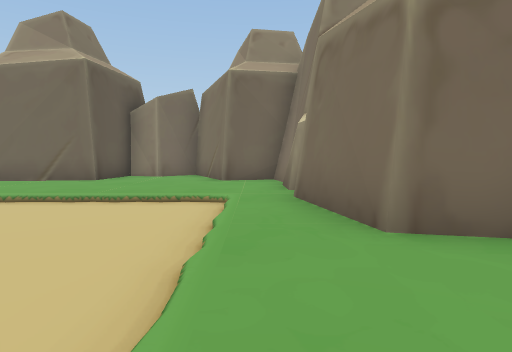
View 1 (above)

19 first-person views from a walk through a 3-D level made in the Unity game engine. The camera is 1.4 m above the floor, tilts 4° down and sees 75° across. The floor is counted in squares, 2 m on a side. Each view is taken from the middle of a square. On the plan, view 1 faces up. The plan holds only what a view shows up to about 10 squares ahead; the rest is blank. The place goes on beyond the plan. The player character is not drawn.

View 2
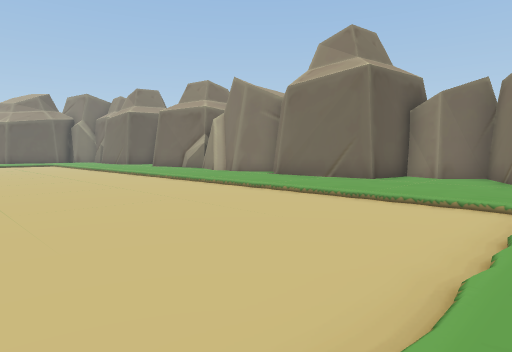

View 3
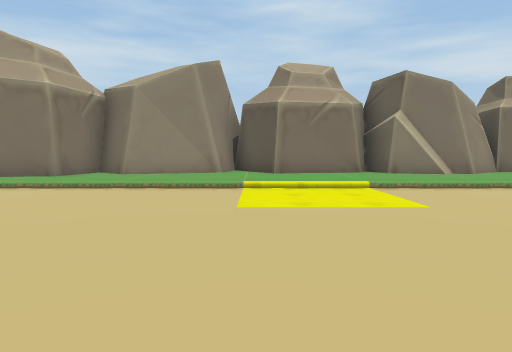

View 4
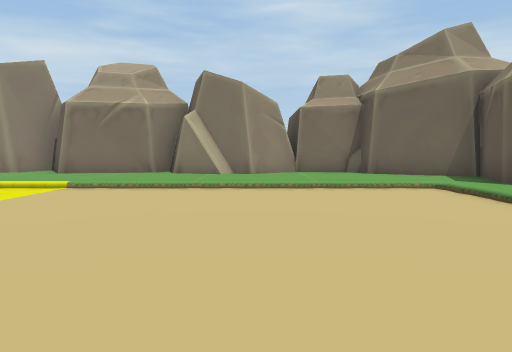

View 5
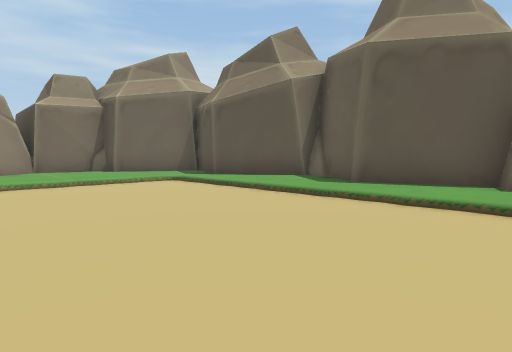

View 6
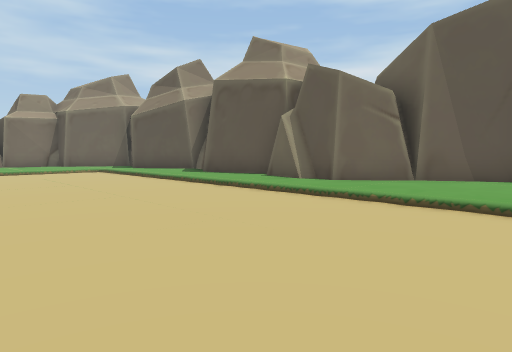

View 7
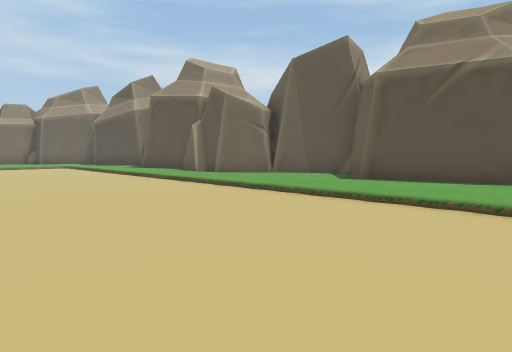

View 8
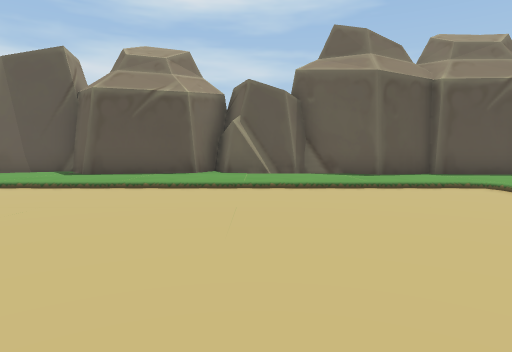

View 9
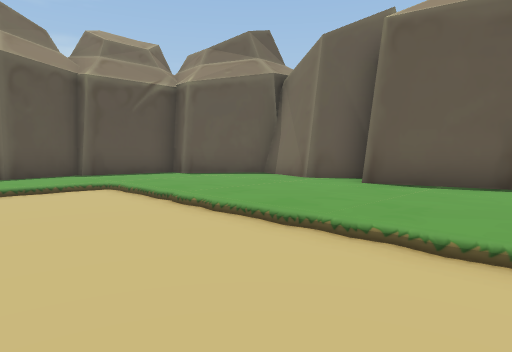

View 10
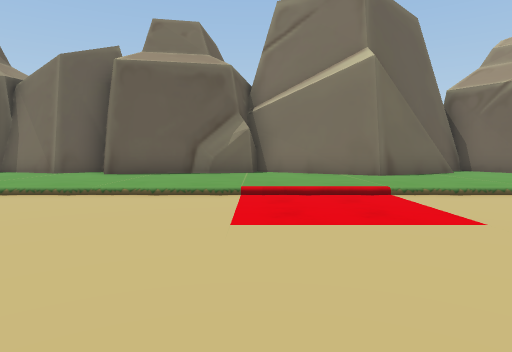

View 11
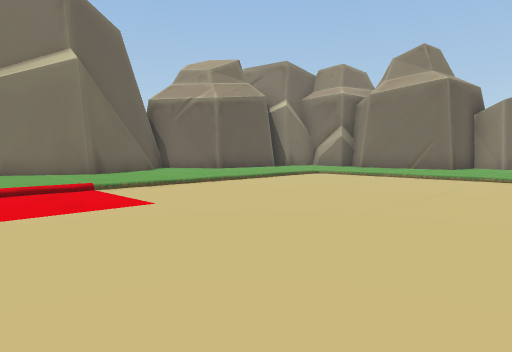

View 12
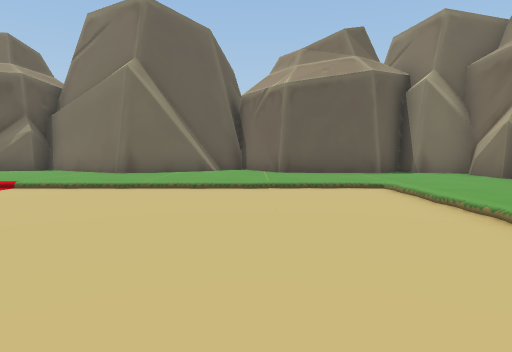

View 13
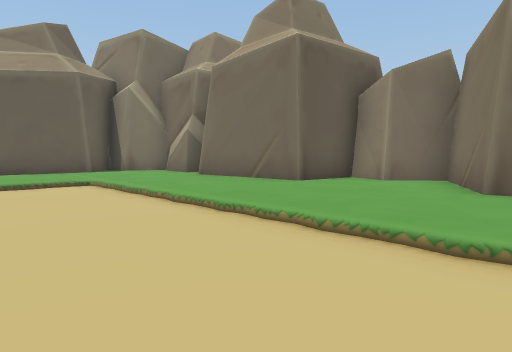

View 14
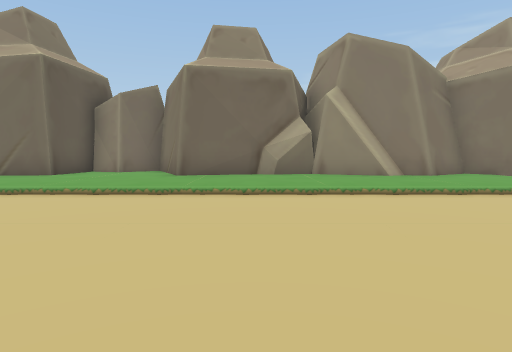

View 15
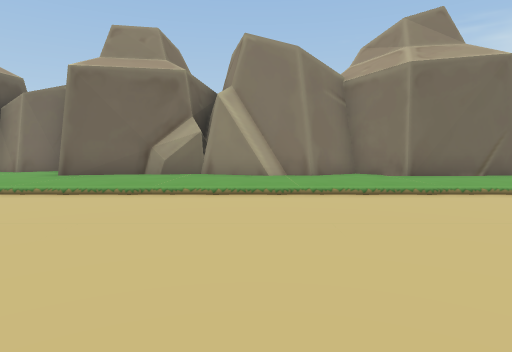

View 16
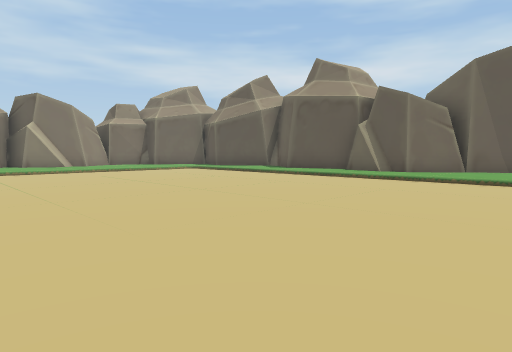

View 17
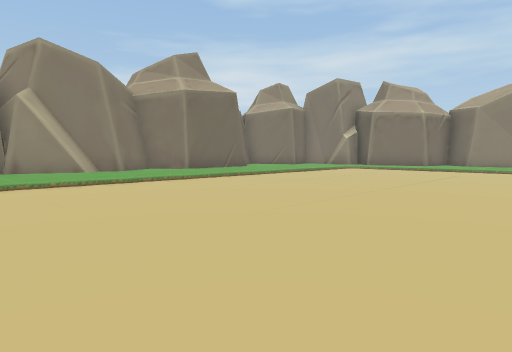

View 18
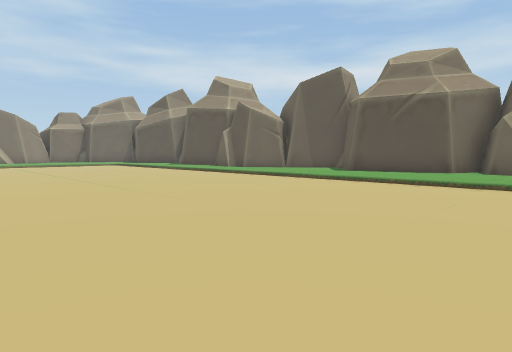

View 19
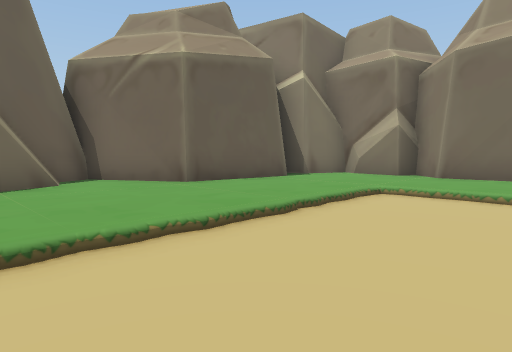

### Floor plan
Key: @ floor where view 1 was taken; # wall or solid block; . main floor; : floor 0.25 m higher than the main floor; O other object.
Columns run from 28 left of view 1 to 5 right of it. Each row starts with its distance up from view 1.
 11          ####            ###
 10         ###:#           ##:#
  9   #######:::#############::###
  8   #::::::::::::::::::::::::::#
  7   #::::::::::::::::::::::::::#
  6   #:::::::::::::::::::::::::::
  5   #:::......................:#
  4  ##:::......................:##
  3 ##::::......................::##
  2 #:::::......................:::#
  1 ##::::......................::##
  0  ##:::....... ..............@::#
 -1   #:::....... ..............:::#
 -2  ##:::....... .....  .......:::#
 -3  #::::.......  .....  ......:::#
 -4  #::::........ .............:::#
 -5  #::::......................:::#
 -6  #::::......................:::#
 -7  #::::......................::##
 -8  ##:::......................::##
 -9  #::::......................:::##
-10  #::::......................:::OOO
-11  #::::......................:::O
-12  #::::::::::::::::::::::::::::#
-13  ##::::::::::::::::::::::::##:#
-14   ######::::::#:::#############
-15        #########:##
-16            #   ###

Positions as (right, up) in squares from view 1, and headings:
1: (0, 0), facing up
2: (0, 0), facing up-left
3: (-7, -2), facing right
4: (-7, -8), facing right
5: (-8, -7), facing down-right
6: (-13, -7), facing down-right
7: (-17, -7), facing down-right
8: (-18, -5), facing down
9: (-20, -5), facing down-left
10: (-17, -4), facing left
11: (-16, -4), facing up-left
12: (-16, 3), facing left
13: (-15, 3), facing up-left
14: (-14, 0), facing up
15: (-11, 0), facing up
16: (-13, -3), facing down-right
17: (-14, -2), facing up-right
18: (-19, -4), facing down-right
19: (-20, 0), facing up-left
